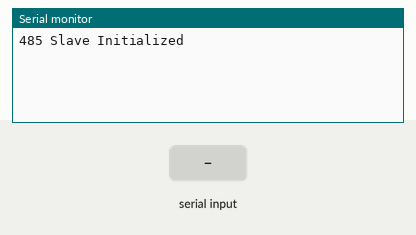
Simulated run of this sketch. Board: Arduino Uno, built with avr-gcc and run on an emulated ATmega328P. Parts: the last lines printed to the serial monitor. The test bench sets the inputs (shaded band).

Above: at 1.2 s.
1.3 s: "1" received over the second serial link
At 2.0 s:
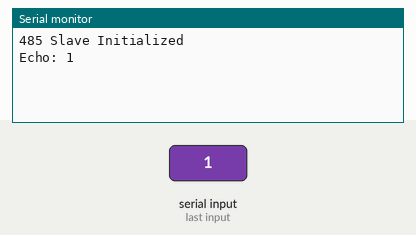
2.8 s: "0" received over the second serial link
At 4.0 s:
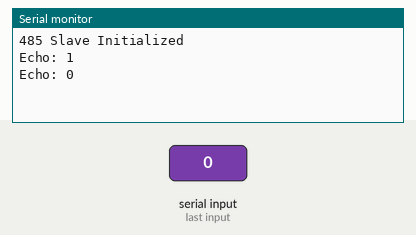
4.3 s: "2" received over the second serial link
At 5.5 s:
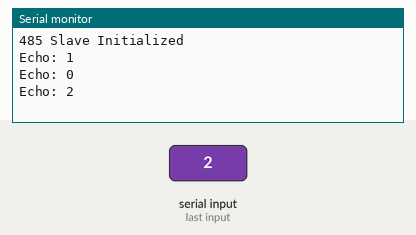

The sketch:

congji9600test.ino
```cpp
#include <SoftwareSerial.h>

// 定义软件串口的RX和TX引脚
const int rxPin = 7;  // RX引脚，连接到485模块的TXD
const int txPin = 8;  // TX引脚，连接到485模块的RXD

// 创建软件串口对象
SoftwareSerial mySerial(rxPin, txPin);

void setup() {
  // 初始化硬件串口，用于调试
  Serial.begin(115200);
  Serial.println("485 Slave Initialized");

  // 初始化软件串口，波特率设置为9600
  mySerial.begin(115200);
}

void loop() {
  // 检查软件串口是否有数据可读
  if (mySerial.available() > 0) {
    String receivedData = "";
    while (mySerial.available() > 0) {  // 读取所有可用的数据
      char c = mySerial.read();
      receivedData += c;  // 将接收到的字符追加到字符串
      delay(3);  // 等待下一个字符
    }

    // 如果接收到数据，将其发送回发送方
    if (receivedData.length() > 0) {
      mySerial.println(receivedData);  // 通过软件串口发送回数据
      Serial.println("Echo: " + receivedData);  // 通过硬件串口打印到调试监视器
    }
  }
}
```

Measured:
- after the input at 1.3 s, the serial monitor: prints a new line at once (image 1)
- after the input at 2.8 s, the serial monitor: prints a new line at once (image 2)
- after the input at 4.3 s, the serial monitor: prints a new line at once (image 3)
